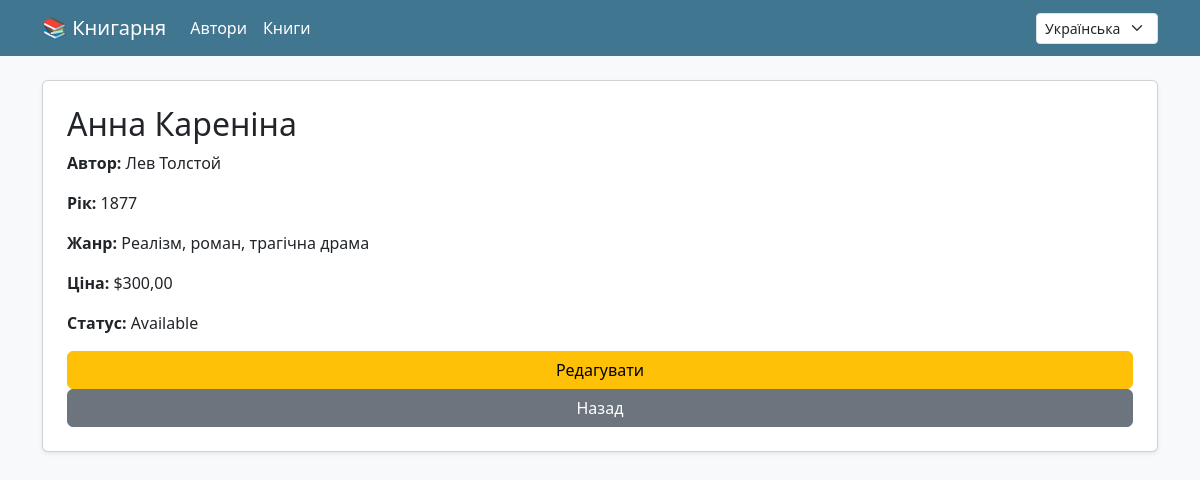
/uk/books/2/ (signed in), run on the app's committed database.
### books/models.py (models this page shows, shortened)
class Book(models.Model):
    author = models.ForeignKey(Author, on_delete=models.CASCADE, related_name='books')
    title = models.CharField(max_length=200)
    publication_year = models.PositiveIntegerField()
    genre = models.CharField(max_length=100)
    price = models.DecimalField(max_digits=6, decimal_places=2)
    is_available = models.BooleanField(default=True)

class Author(models.Model):
    name = models.CharField(max_length=100)
    birth_year = models.PositiveIntegerField()

### books/views.py (the view)
# urls.py: path('books/<int:pk>/', BookDetailView.as_view(), name='book_detail'),
class BookDetailView(View):
    @method_decorator(login_required)
    def get(self, request, pk):
        book = get_object_or_404(Book, pk=pk)
        return render(request, 'books/book_detail.html', {'book': book})

### templates/books/book_detail.html (shortened to what this page needs)
{% extends 'books/base.html' %}
{% load i18n %}
{% block content %}
<div class="card p-4 shadow-sm">
  <h2>{{ book.title }}</h2>
  <p><strong>{% trans "Author" %}:</strong> {{ book.author.name }}</p>
  <p><strong>{% trans "Year" %}:</strong> {{ book.publication_year }}</p>
  <p><strong>{% trans "Genre" %}:</strong> {{ book.genre }}</p>
  <p><strong>{% trans "Price" %}:</strong> ${{ book.price }}</p>
  <p><strong>{% trans "Status" %}:</strong> {% if book.is_available %}{% trans "Available" %}{% else %}{% trans "Not Available" %}{% endif %}</p>
  <a href="{% url 'book_update' book.id %}" class="btn btn-warning">{% trans "Edit" %}</a>
  <a href="{% url 'book_list' %}" class="btn btn-secondary">{% trans "Back" %}</a>
</div>
{% endblock %}

### data on the page
Book: title "Анна Кареніна", author.name "Лев Толстой", publication_year "1877", genre "Реалізм, роман, трагічна драма", price "300,00"

### other printed values
form field language "Українська"
